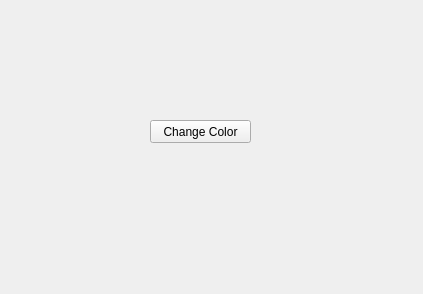
<?xml version="1.0" encoding="UTF-8"?>
<ui version="4.0">
 <class>Widget</class>
 <widget class="QWidget" name="Widget">
  <property name="geometry">
   <rect>
    <x>0</x>
    <y>0</y>
    <width>423</width>
    <height>294</height>
   </rect>
  </property>
  <property name="windowTitle">
   <string>Widget</string>
  </property>
  <widget class="QPushButton" name="pushButton">
   <property name="geometry">
    <rect>
     <x>150</x>
     <y>120</y>
     <width>101</width>
     <height>23</height>
    </rect>
   </property>
   <property name="text">
    <string>Change Color</string>
   </property>
  </widget>
 </widget>
 <resources/>
 <connections/>
</ui>
